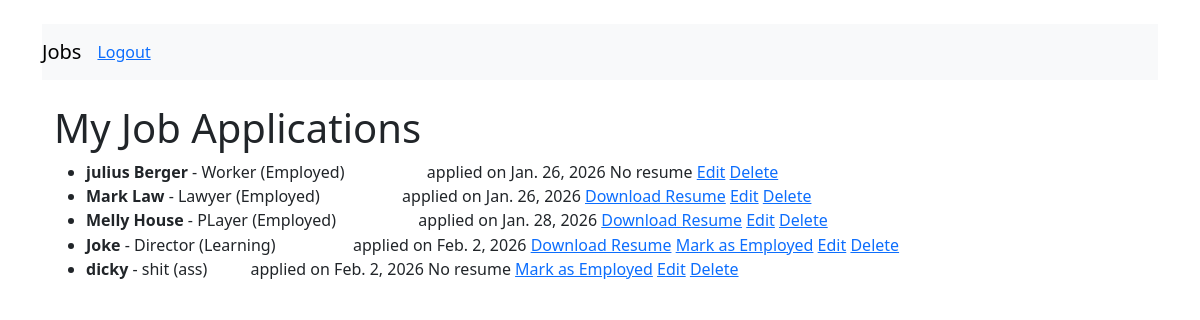
The app's page /jobcbv/ (signed in) with its own data.
### applications/models.py (models this page shows, shortened)
class JobApplication(models.Model):
    user = models.ForeignKey(User, on_delete=models.CASCADE)
    company = models.CharField(max_length=200)
    role = models.CharField(max_length=200)
    status = models.CharField(max_length=50)
    resume = models.FileField(upload_to='resumes/', blank=True, null=True)
    applied_date = models.DateField(auto_now_add=True)
    class Meta:
        permissions = [
            ("can_mark_employed", "Can mark job as employed"),
            ("can_approve_leave", "Can approve leave status"),
        ]

### applications/views.py (the view)
# urls.py: path('jobcbv/', JobListView.as_view(), name='job_list_cbv'),
class JobListView(LoginRequiredMixin, ListView):
    model = JobApplication
    template_name = 'applications/job_list.html'
    context_object_name = 'jobs'
    def get_queryset(self):
        return JobApplication.objects.filter(user=self.request.user)

### applications/templatetags/job_extras.py (called while the page is built)
@register.filter
def status_badge(value):
    if value.lower() == 'employed':
        return 'badge-success'
    elif value.lower() == 'leave':
        return 'badge-warning'
    else:
        return 'badge-secondary'

### applications/templates/applications/job_list.html (shortened to what this page needs)
{% extends "applications/base.html" %}
{% load job_extras %}
{% block content %}
<h1>My Job Applications</h1>
<ul>
    {% for job in jobs %}
    <li>
        <strong>{{ job.company }}</strong> - {{ job.role }} ({{ job.status }})
        <span class="badge {{ job.status|status_badge }}">{{ job.status }}</span>
        applied on {{ job.applied_date }}
        {% if job.user == request.user %}
        {% if job.resume %}
        <a href="{{ job.resume.url }}">Download Resume</a>
    {% else %}
        No resume
    {% endif %}
    {% if perms.applications.can_mark_employed and job.status != 'Employed' %}
    <a href="{% url 'mark_employed' job.pk %}">Mark as Employed</a>
{% endif %}
            <a href="{% url 'job_edit_cbv' job.pk %}">Edit</a>
            <a href="{% url 'job_delete_cbv' job.pk %}">Delete</a>
        {% endif %}
    </li>
{% empty %}
    <li>No job applications yet.</li>
    <p><a href="{%url 'add_job'%}">Add new Job</a></p>
{% endfor %}
</ul>
{% endblock %}

### records on screen
JobApplication: company "julius Berger", role "Worker", status "Employed", applied_date "Jan. 26, 2026", resume "No resume", shows "Edit"
JobApplication: company "Mark Law", role "Lawyer", status "Employed", applied_date "Jan. 26, 2026"
JobApplication: company "Melly House", role "PLayer", status "Employed", applied_date "Jan. 28, 2026"
JobApplication: company "Joke", role "Director", status "Learning", applied_date "Feb. 2, 2026", shows "Mark as Employed"
JobApplication: company "dicky", role "shit", status "ass", applied_date "Feb. 2, 2026", resume "No resume", shows "Mark as Employed", shows "Edit"
